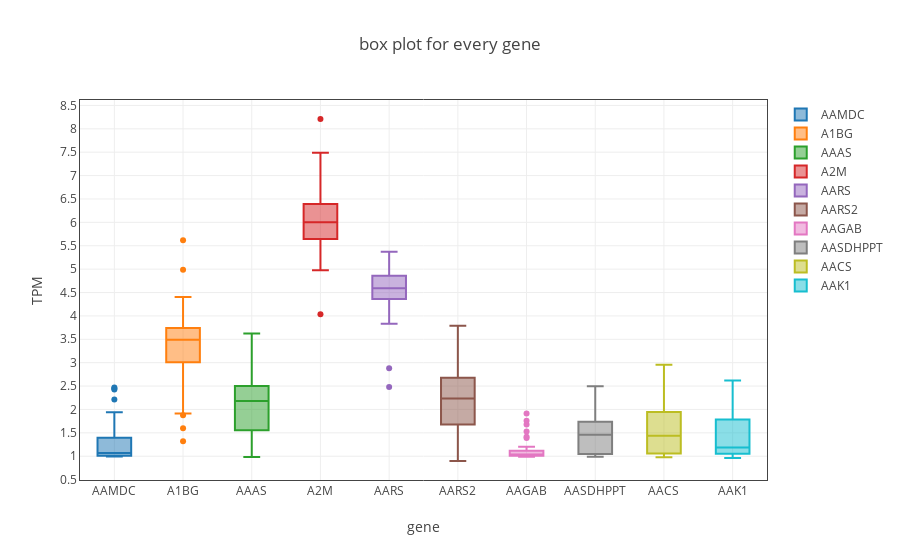

The code cell stored with this chart in its notebook:
### Markdown cell above
### boxplot

### Code cell
tt = plot.myPlot(df1.iloc[:,:10])
tt.box_plot(xlabel='gene',ylabel='TPM',title='box plot for every gene')
